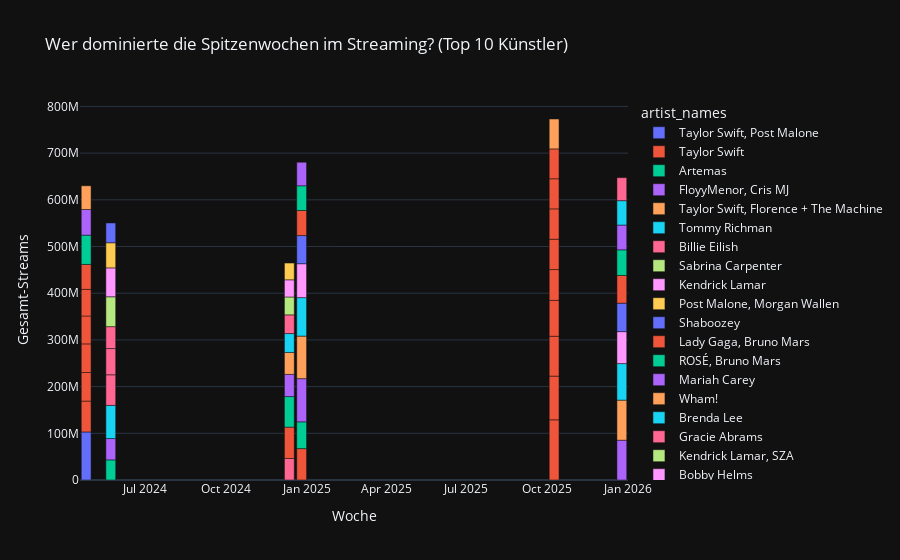

Notebook code cell kept with this figure:
### Code cell
# Visualisierung der TOP 10 Künstler in den Peak-Wochen
peak_df_details = df[df['chart_week'].isin(peak_dates)]
top_artists_peaks = peak_df_details[peak_df_details['rank'] <= 10]

fig = px.bar(top_artists_peaks, 
             x='chart_week',
             y='streams',
             color='artist_names',
             title='Wer dominierte die Spitzenwochen im Streaming? (Top 10 Künstler)',
             hover_data=['track_name'],
             labels={'streams': 'Gesamt-Streams', 'chart_week': 'Woche'},
             template='plotly_dark')

fig.show()

### Figure 1 — Plotly figure (JSON) as saved in the notebook; plotly's stock layout.template omitted (floating-point values rounded to 4 significant figures)
{"data": [{"customdata": [["Fortnight (feat. Post Malone)"]], "hovertemplate": "artist_names=Taylor Swift, Post Malone<br>Woche=%{x}<br>Gesamt-Streams=%{y}<br>track_name=%{customdata[0]}<extra></extra>", "legendgroup": "Taylor Swift, Post Malone", "marker": {"color": "#636efa", "pattern": {"shape": ""}}, "name": "Taylor Swift, Post Malone", "orientation": "v", "showlegend": true, "textposition": "auto", "type": "bar", "x": ["2024-04-25T00:00:00.000000000"], "xaxis": "x", "y": [102878399], "yaxis": "y"}, {"customdata": [["Down Bad"], ["So Long, London"], ["I Can Do It With a Broken Heart"], ["The Tortured Poets Department"], ["My Boy Only Breaks His Favorite Toys"], ["But Daddy I Love Him"], ["The Fate of Ophelia"], ["Opalite"], ["Elizabeth Taylor"], ["Father Figure"], ["Wood"], ["Actually Romantic"], ["CANCELLED!"], ["Wi$h Li$t"], ["Eldest Daughter"]], "hovertemplate": "artist_names=Taylor Swift<br>Woche=%{x}<br>Gesamt-Streams=%{y}<br>track_name=%{customdata[0]}<extra></extra>", "legendgroup": "Taylor Swift", "marker": {"color": "#EF553B", "pattern": {"shape": ""}}, "name": "Taylor Swift", "orientation": "v", "showlegend": true, "textposition": "auto", "type": "bar", "x": ["2024-04-25T00:00:00.000000000", "2024-04-25T00:00:00.000000000", "2024-04-25T00:00:00.000000000", "2024-04-25T00:00:00.000000000", "2024-04-25T00:00:00.000000000", "2024-04-25T00:00:00.000000000", "2025-10-09T00:00:00.000000000", "2025-10-09T00:00:00.000000000", "2025-10-09T00:00:00.000000000", "2025-10-09T00:00:00.000000000", "2025-10-09T00:00:00.000000000", "2025-10-09T00:00:00.000000000", "2025-10-09T00:00:00.000000000", "2025-10-09T00:00:00.000000000", "2025-10-09T00:00:00.000000000"], "xaxis": "x", "y": [66123951, 61238184, 61235217, 59746801, 57022276, 53434247, 128896137, 93572415, 85348366, 76852497, 65988612, 65019308, 64935386, 64480455, 63984794], "yaxis": "y"}, {"customdata": [["i like the way you kiss me"], ["i like the way you kiss me"]], "hovertemplate": "artist_names=Artemas<br>Woche=%{x}<br>Gesamt-Streams=%{y}<br>track_name=%{customdata[0]}<extra></extra>", "legendgroup": "Artemas", "marker": {"color": "#00cc96", "pattern": {"shape": ""}}, "name": "Artemas", "orientation": "v", "showlegend": true, "textposition": "auto", "type": "bar", "x": ["2024-04-25T00:00:00.000000000", "2024-05-23T00:00:00.000000000"], "xaxis": "x", "y": [62659568, 43122460], "yaxis": "y"}, {"customdata": [["Gata Only"], ["Gata Only"]], "hovertemplate": "artist_names=FloyyMenor, Cris MJ<br>Woche=%{x}<br>Gesamt-Streams=%{y}<br>track_name=%{customdata[0]}<extra></extra>", "legendgroup": "FloyyMenor, Cris MJ", "marker": {"color": "#ab63fa", "pattern": {"shape": ""}}, "name": "FloyyMenor, Cris MJ", "orientation": "v", "showlegend": true, "textposition": "auto", "type": "bar", "x": ["2024-04-25T00:00:00.000000000", "2024-05-23T00:00:00.000000000"], "xaxis": "x", "y": [54990825, 45655340], "yaxis": "y"}, {"customdata": [["Florida!!! (feat. Florence + The Machine)"]], "hovertemplate": "artist_names=Taylor Swift, Florence + The Machine<br>Woche=%{x}<br>Gesamt-Streams=%{y}<br>track_name=%{customdata[0]}<extra></extra>", "legendgroup": "Taylor Swift, Florence + The Machine", "marker": {"color": "#FFA15A", "pattern": {"shape": ""}}, "name": "Taylor Swift, Florence + The Machine", "orientation": "v", "showlegend": true, "textposition": "auto", "type": "bar", "x": ["2024-04-25T00:00:00.000000000"], "xaxis": "x", "y": [50743539], "yaxis": "y"}, {"customdata": [["MILLION DOLLAR BABY"]], "hovertemplate": "artist_names=Tommy Richman<br>Woche=%{x}<br>Gesamt-Streams=%{y}<br>track_name=%{customdata[0]}<extra></extra>", "legendgroup": "Tommy Richman", "marker": {"color": "#19d3f3", "pattern": {"shape": ""}}, "name": "Tommy Richman", "orientation": "v", "showlegend": true, "textposition": "auto", "type": "bar", "x": ["2024-05-23T00:00:00.000000000"], "xaxis": "x", "y": [70978525], "yaxis": "y"}, {"customdata": [["LUNCH"], ["CHIHIRO"], ["BIRDS OF A FEATHER"], ["BIRDS OF A FEATHER"]], "hovertemplate": "artist_names=Billie Eilish<br>Woche=%{x}<br>Gesamt-Streams=%{y}<br>track_name=%{customdata[0]}<extra></extra>", "legendgroup": "Billie Eilish", "marker": {"color": "#FF6692", "pattern": {"shape": ""}}, "name": "Billie Eilish", "orientation": "v", "showlegend": true, "textposition": "auto", "type": "bar", "x": ["2024-05-23T00:00:00.000000000", "2024-05-23T00:00:00.000000000", "2024-05-23T00:00:00.000000000", "2024-12-12T00:00:00.000000000"], "xaxis": "x", "y": [65579921, 56145760, 46943792, 46095572], "yaxis": "y"}, {"customdata": [["Espresso"]], "hovertemplate": "artist_names=Sabrina Carpenter<br>Woche=%{x}<br>Gesamt-Streams=%{y}<br>track_name=%{customdata[0]}<extra></extra>", "legendgroup": "Sabrina Carpenter", "marker": {"color": "#B6E880", "pattern": {"shape": ""}}, "name": "Sabrina Carpenter", "orientation": "v", "showlegend": true, "textposition": "auto", "type": "bar", "x": ["2024-05-23T00:00:00.000000000"], "xaxis": "x", "y": [63967981], "yaxis": "y"}, {"customdata": [["Not Like Us"]], "hovertemplate": "artist_names=Kendrick Lamar<br>Woche=%{x}<br>Gesamt-Streams=%{y}<br>track_name=%{customdata[0]}<extra></extra>", "legendgroup": "Kendrick Lamar", "marker": {"color": "#FF97FF", "pattern": {"shape": ""}}, "name": "Kendrick Lamar", "orientation": "v", "showlegend": true, "textposition": "auto", "type": "bar", "x": ["2024-05-23T00:00:00.000000000"], "xaxis": "x", "y": [61898353], "yaxis": "y"}, {"customdata": [["I Had Some Help (Feat. Morgan Wallen)"]], "hovertemplate": "artist_names=Post Malone, Morgan Wallen<br>Woche=%{x}<br>Gesamt-Streams=%{y}<br>track_name=%{customdata[0]}<extra></extra>", "legendgroup": "Post Malone, Morgan Wallen", "marker": {"color": "#FECB52", "pattern": {"shape": ""}}, "name": "Post Malone, Morgan Wallen", "orientation": "v", "showlegend": true, "textposition": "auto", "type": "bar", "x": ["2024-05-23T00:00:00.000000000"], "xaxis": "x", "y": [53790211], "yaxis": "y"}, {"customdata": [["A Bar Song (Tipsy)"]], "hovertemplate": "artist_names=Shaboozey<br>Woche=%{x}<br>Gesamt-Streams=%{y}<br>track_name=%{customdata[0]}<extra></extra>", "legendgroup": "Shaboozey", "marker": {"color": "#636efa", "pattern": {"shape": ""}}, "name": "Shaboozey", "orientation": "v", "showlegend": true, "textposition": "auto", "type": "bar", "x": ["2024-05-23T00:00:00.000000000"], "xaxis": "x", "y": [42399084], "yaxis": "y"}, {"customdata": [["Die With A Smile"], ["Die With A Smile"]], "hovertemplate": "artist_names=Lady Gaga, Bruno Mars<br>Woche=%{x}<br>Gesamt-Streams=%{y}<br>track_name=%{customdata[0]}<extra></extra>", "legendgroup": "Lady Gaga, Bruno Mars", "marker": {"color": "#EF553B", "pattern": {"shape": ""}}, "name": "Lady Gaga, Bruno Mars", "orientation": "v", "showlegend": true, "textposition": "auto", "type": "bar", "x": ["2024-12-12T00:00:00.000000000", "2024-12-26T00:00:00.000000000"], "xaxis": "x", "y": [67113128, 67215526], "yaxis": "y"}, {"customdata": [["APT."], ["APT."]], "hovertemplate": "artist_names=ROSÉ, Bruno Mars<br>Woche=%{x}<br>Gesamt-Streams=%{y}<br>track_name=%{customdata[0]}<extra></extra>", "legendgroup": "ROSÉ, Bruno Mars", "marker": {"color": "#00cc96", "pattern": {"shape": ""}}, "name": "ROSÉ, Bruno Mars", "orientation": "v", "showlegend": true, "textposition": "auto", "type": "bar", "x": ["2024-12-12T00:00:00.000000000", "2024-12-26T00:00:00.000000000"], "xaxis": "x", "y": [65463651, 57351933], "yaxis": "y"}, {"customdata": [["All I Want for Christmas Is You"], ["All I Want for Christmas Is You"], ["All I Want for Christmas Is You"]], "hovertemplate": "artist_names=Mariah Carey<br>Woche=%{x}<br>Gesamt-Streams=%{y}<br>track_name=%{customdata[0]}<extra></extra>", "legendgroup": "Mariah Carey", "marker": {"color": "#ab63fa", "pattern": {"shape": ""}}, "name": "Mariah Carey", "orientation": "v", "showlegend": true, "textposition": "auto", "type": "bar", "x": ["2024-12-12T00:00:00.000000000", "2024-12-26T00:00:00.000000000", "2025-12-25T00:00:00.000000000"], "xaxis": "x", "y": [47514211, 92506541, 85249591], "yaxis": "y"}, {"customdata": [["Last Christmas"], ["Last Christmas"], ["Last Christmas"]], "hovertemplate": "artist_names=Wham!<br>Woche=%{x}<br>Gesamt-Streams=%{y}<br>track_name=%{customdata[0]}<extra></extra>", "legendgroup": "Wham!", "marker": {"color": "#FFA15A", "pattern": {"shape": ""}}, "name": "Wham!", "orientation": "v", "showlegend": true, "textposition": "auto", "type": "bar", "x": ["2024-12-12T00:00:00.000000000", "2024-12-26T00:00:00.000000000", "2025-12-25T00:00:00.000000000"], "xaxis": "x", "y": [46992149, 91090914, 85802156], "yaxis": "y"}, {"customdata": [["Rockin' Around The Christmas Tree"], ["Rockin' Around The Christmas Tree"], ["Rockin' Around The Christmas Tree"]], "hovertemplate": "artist_names=Brenda Lee<br>Woche=%{x}<br>Gesamt-Streams=%{y}<br>track_name=%{customdata[0]}<extra></extra>", "legendgroup": "Brenda Lee", "marker": {"color": "#19d3f3", "pattern": {"shape": ""}}, "name": "Brenda Lee", "orientation": "v", "showlegend": true, "textposition": "auto", "type": "bar", "x": ["2024-12-12T00:00:00.000000000", "2024-12-26T00:00:00.000000000", "2025-12-25T00:00:00.000000000"], "xaxis": "x", "y": [40460504, 82406485, 78245864], "yaxis": "y"}, {"customdata": [["That’s So True"]], "hovertemplate": "artist_names=Gracie Abrams<br>Woche=%{x}<br>Gesamt-Streams=%{y}<br>track_name=%{customdata[0]}<extra></extra>", "legendgroup": "Gracie Abrams", "marker": {"color": "#FF6692", "pattern": {"shape": ""}}, "name": "Gracie Abrams", "orientation": "v", "showlegend": true, "textposition": "auto", "type": "bar", "x": ["2024-12-12T00:00:00.000000000"], "xaxis": "x", "y": [40045248], "yaxis": "y"}, {"customdata": [["luther (with sza)"]], "hovertemplate": "artist_names=Kendrick Lamar, SZA<br>Woche=%{x}<br>Gesamt-Streams=%{y}<br>track_name=%{customdata[0]}<extra></extra>", "legendgroup": "Kendrick Lamar, SZA", "marker": {"color": "#B6E880", "pattern": {"shape": ""}}, "name": "Kendrick Lamar, SZA", "orientation": "v", "showlegend": true, "textposition": "auto", "type": "bar", "x": ["2024-12-12T00:00:00.000000000"], "xaxis": "x", "y": [38270262], "yaxis": "y"}, {"customdata": [["Jingle Bell Rock"], ["Jingle Bell Rock"], ["Jingle Bell Rock"]], "hovertemplate": "artist_names=Bobby Helms<br>Woche=%{x}<br>Gesamt-Streams=%{y}<br>track_name=%{customdata[0]}<extra></extra>", "legendgroup": "Bobby Helms", "marker": {"color": "#FF97FF", "pattern": {"shape": ""}}, "name": "Bobby Helms", "orientation": "v", "showlegend": true, "textposition": "auto", "type": "bar", "x": ["2024-12-12T00:00:00.000000000", "2024-12-26T00:00:00.000000000", "2025-12-25T00:00:00.000000000"], "xaxis": "x", "y": [36801037, 72625966, 68492679], "yaxis": "y"}, {"customdata": [["Who"]], "hovertemplate": "artist_names=Jimin<br>Woche=%{x}<br>Gesamt-Streams=%{y}<br>track_name=%{customdata[0]}<extra></extra>", "legendgroup": "Jimin", "marker": {"color": "#FECB52", "pattern": {"shape": ""}}, "name": "Jimin", "orientation": "v", "showlegend": true, "textposition": "auto", "type": "bar", "x": ["2024-12-12T00:00:00.000000000"], "xaxis": "x", "y": [35898868], "yaxis": "y"}, {"customdata": [["Santa Tell Me"], ["Santa Tell Me"]], "hovertemplate": "artist_names=Ariana Grande<br>Woche=%{x}<br>Gesamt-Streams=%{y}<br>track_name=%{customdata[0]}<extra></extra>", "legendgroup": "Ariana Grande", "marker": {"color": "#636efa", "pattern": {"shape": ""}}, "name": "Ariana Grande", "orientation": "v", "showlegend": true, "textposition": "auto", "type": "bar", "x": ["2024-12-26T00:00:00.000000000", "2025-12-25T00:00:00.000000000"], "xaxis": "x", "y": [60264421, 60868135], "yaxis": "y"}, {"customdata": [["Let It Snow! Let It Snow! Let It Snow!"], ["Let It Snow! Let It Snow! Let It Snow!"]], "hovertemplate": "artist_names=Dean Martin<br>Woche=%{x}<br>Gesamt-Streams=%{y}<br>track_name=%{customdata[0]}<extra></extra>", "legendgroup": "Dean Martin", "marker": {"color": "#EF553B", "pattern": {"shape": ""}}, "name": "Dean Martin", "orientation": "v", "showlegend": true, "textposition": "auto", "type": "bar", "x": ["2024-12-26T00:00:00.000000000", "2025-12-25T00:00:00.000000000"], "xaxis": "x", "y": [53709396, 59385669], "yaxis": "y"}, {"customdata": [["Underneath the Tree"], ["Underneath the Tree"]], "hovertemplate": "artist_names=Kelly Clarkson<br>Woche=%{x}<br>Gesamt-Streams=%{y}<br>track_name=%{customdata[0]}<extra></extra>", "legendgroup": "Kelly Clarkson", "marker": {"color": "#00cc96", "pattern": {"shape": ""}}, "name": "Kelly Clarkson", "orientation": "v", "showlegend": true, "textposition": "auto", "type": "bar", "x": ["2024-12-26T00:00:00.000000000", "2025-12-25T00:00:00.000000000"], "xaxis": "x", "y": [52913596, 54935095], "yaxis": "y"}, {"customdata": [["Snowman"], ["Snowman"]], "hovertemplate": "artist_names=Sia<br>Woche=%{x}<br>Gesamt-Streams=%{y}<br>track_name=%{customdata[0]}<extra></extra>", "legendgroup": "Sia", "marker": {"color": "#ab63fa", "pattern": {"shape": ""}}, "name": "Sia", "orientation": "v", "showlegend": true, "textposition": "auto", "type": "bar", "x": ["2024-12-26T00:00:00.000000000", "2025-12-25T00:00:00.000000000"], "xaxis": "x", "y": [50418417, 53021049], "yaxis": "y"}, {"customdata": [["The Life of a Showgirl (feat. Sabrina Carpenter)"]], "hovertemplate": "artist_names=Taylor Swift, Sabrina Carpenter<br>Woche=%{x}<br>Gesamt-Streams=%{y}<br>track_name=%{customdata[0]}<extra></extra>", "legendgroup": "Taylor Swift, Sabrina Carpenter", "marker": {"color": "#FFA15A", "pattern": {"shape": ""}}, "name": "Taylor Swift, Sabrina Carpenter", "orientation": "v", "showlegend": true, "textposition": "auto", "type": "bar", "x": ["2025-10-09T00:00:00.000000000"], "xaxis": "x", "y": [64035559], "yaxis": "y"}, {"customdata": [["It's the Most Wonderful Time of the Year"]], "hovertemplate": "artist_names=Andy Williams<br>Woche=%{x}<br>Gesamt-Streams=%{y}<br>track_name=%{customdata[0]}<extra></extra>", "legendgroup": "Andy Williams", "marker": {"color": "#19d3f3", "pattern": {"shape": ""}}, "name": "Andy Williams", "orientation": "v", "showlegend": true, "textposition": "auto", "type": "bar", "x": ["2025-12-25T00:00:00.000000000"], "xaxis": "x", "y": [52250369], "yaxis": "y"}, {"customdata": [["Feliz Navidad"]], "hovertemplate": "artist_names=José Feliciano<br>Woche=%{x}<br>Gesamt-Streams=%{y}<br>track_name=%{customdata[0]}<extra></extra>", "legendgroup": "José Feliciano", "marker": {"color": "#FF6692", "pattern": {"shape": ""}}, "name": "José Feliciano", "orientation": "v", "showlegend": true, "textposition": "auto", "type": "bar", "x": ["2025-12-25T00:00:00.000000000"], "xaxis": "x", "y": [49201649], "yaxis": "y"}], "layout": {"barmode": "relative", "legend": {"title": {"text": "artist_names"}, "tracegroupgap": 0}, "title": {"text": "Wer dominierte die Spitzenwochen im Streaming? (Top 10 Künstler)"}, "xaxis": {"anchor": "y", "domain": [0, 1], "title": {"text": "Woche"}}, "yaxis": {"anchor": "x", "domain": [0, 1], "title": {"text": "Gesamt-Streams"}}}}
